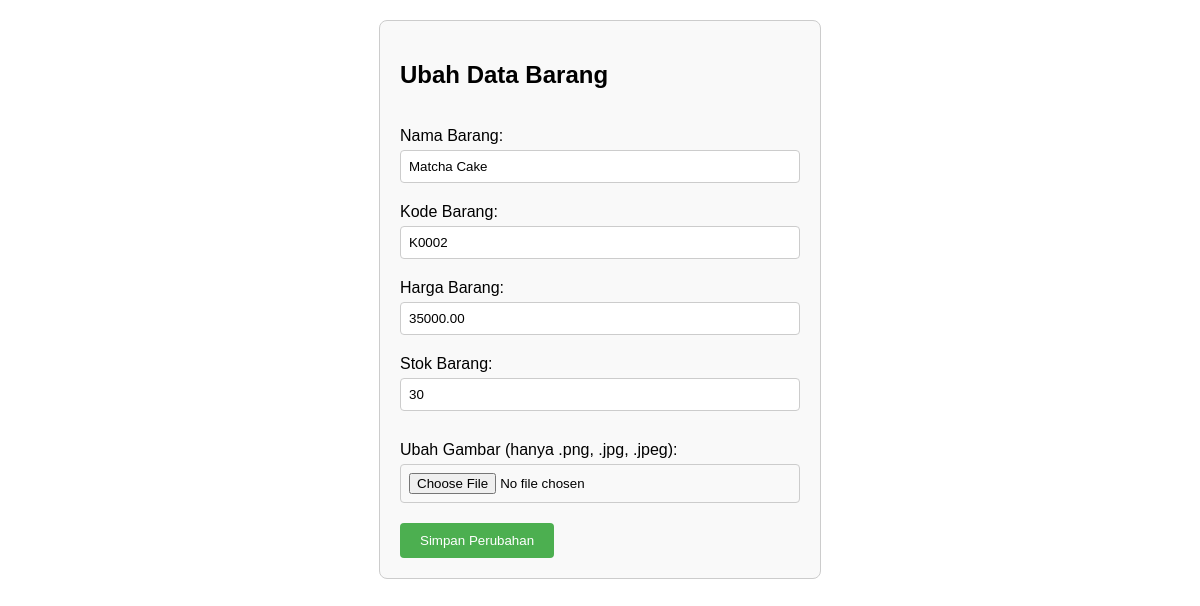
The app's page /ubah.php?id=2 with its own data.
### tables this page shows
CREATE TABLE `barang` (
  `id` int(11) NOT NULL,
  `gambar` varchar(255) DEFAULT NULL,
  `nama_barang` varchar(100) DEFAULT NULL,
  `kode_barang` varchar(50) DEFAULT NULL,
  `harga_barang` decimal(10,2) DEFAULT NULL,
  `stok_barang` int(11) DEFAULT NULL
);

### ubah.php (the view, shortened to what this page needs)
<?php
$host = "localhost";
$username = "root";
$password = "";
$database = "tokokue";
$koneksi = new mysqli($host, $username, $password, $database);
if (isset($_GET['id'])) {
    $id = $_GET['id'];
    $result = $koneksi->query("SELECT * FROM barang WHERE id=$id");
    $row = $result->fetch_assoc();
}
?>
<!DOCTYPE html>
<html>
<head>
</head>
<body>
    <form method="post" action="<?php echo $_SERVER['PHP_SELF']; ?>" onsubmit="return confirmUpdate()"
        enctype="multipart/form-data">
        <h2>Ubah Data Barang</h2><br>
        Nama Barang: <input type="text" name="nama_barang" value="<?php echo $row['nama_barang']; ?>"><br>
        Kode Barang: <input type="text" name="kode_barang" value="<?php echo $row['kode_barang']; ?>"><br>
        Harga Barang: <input type="text" name="harga_barang" value="<?php echo $row['harga_barang']; ?>"><br>
        Stok Barang: <input type="text" name="stok_barang" value="<?php echo $row['stok_barang']; ?>"><br>
        <label for="gambar">Ubah Gambar (hanya .png, .jpg, .jpeg):</label>
        <input type="file" name="gambar" accept=".png, .jpg, .jpeg"><br>
        <input type="submit" value="Simpan Perubahan">
    </form>
</body>
</html>

### ubah.php (style rules this page uses)
body { font-family: Arial, sans-serif; margin: 20px; }
form { max-width: 400px; margin: 0 auto; padding: 20px; border: 1px solid #ccc; border-radius: 8px; background: #f9f9f9; }
label { display: block; margin-top: 10px; }
input[type="text"], input[type="file"] { width: 100%; padding: 8px; margin: 5px 0 20px 0; border: 1px solid #ccc; border-radius: 4px; box-sizing: border-box; }
input[type="submit"] { background-color: #4CAF50; color: white; padding: 10px 20px; border: none; border-radius: 4px; cursor: pointer; }

### records on screen
barang: nama_barang "Matcha Cake", kode_barang "K0002", harga_barang "35000.00", stok_barang "30"
